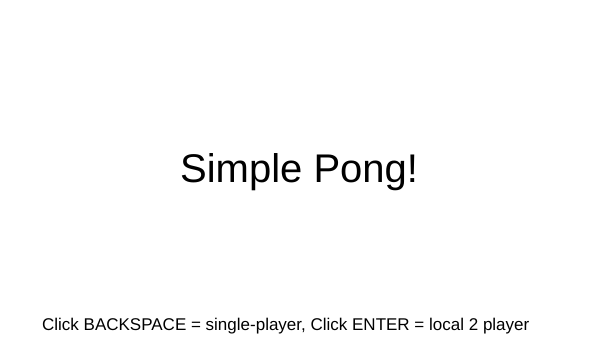
Frame 1 (no input)
Frame 60 (no input): identical to frame 1, image omitted
Frame 120 (the mouse pressed at the canvas centre since frame 60): identical to frame 1, image omitted

The p5.js sketch that drew this single still picture (run headless with seeded random() and noise() and a simulated clock; from frame 60 on, the mouse is pressed at the canvas centre):

// p5.js sketch
// ── sketch.js
//create text for controls...
let OurText;
let description;
let P2Description;



//This pong game is 2 player

let P1 = [40, 175, 0];
let P2 = [550, 175, 0]; //but it also can be single player
let AI = [550, 175, 0];
let BallCoords = [300,175];
let BallVelocityX;
let BallVelocityY;
let BallDiameter = 10;
let Winner;


let TwoPlayerActive = false;
let GameStage = 0; // Zero means that we're at the starting screen
function setup() {
  createCanvas(600, 350);
  BallVelocityX = random(-5, 5);
  BallVelocityY = random(-5,5);
  Ourtext = createElement('H1', "SIMPLE PONG CONTROLS:");
  Ourtext.position(650, 40);
  description = createElement( 'H3', "P1: W = up, S = down");
  description.position(650, 100);
  P2Description = createElement('H3', "P2: Down and Up Arrows");
  P2Description.position(650, 130);
 
  
}



function draw() {
  
  if(GameStage == 0) {
     
     Starting();
     
     }
  if(GameStage == 1) {
     
    if(TwoPlayerActive == false) {
      Play();
      
    }else if(TwoPlayerActive == true) {
               PlayTwoPlayer();
             
             }
      
     
     }
  if(GameStage == 2) {
    YouLose();
    
  }
  if(GameStage == 3) {
       YouWin();
     }
}


// ── GameStages.js
let Starting = function () {
  background(255);
  textSize(40);
  fill(0);
  text("Simple Pong!", width * 0.3, height * 0.52);
  textSize(17);
  text(
    "Click BACKSPACE = single-player, Click ENTER = local 2 player",
    width * 0.07,
    height - 20
  );
  if (keyIsPressed && keyCode == 8) {
    GameStage = 1;
  }
  if (keyIsPressed && keyCode == 13) {
    GameStage = 1;
    TwoPlayerActive = true;
  }
};

let Play = function () {
  fill(0);
  background(255);
  ellipse(BallCoords[0], BallCoords[1], BallDiameter, BallDiameter);
  BallCoords[0] += BallVelocityX;
  BallCoords[1] += BallVelocityY;
  if(BallCoords[1] < 0) {
       BallVelocityY = BallVelocityY * -1;
        BallCoords[1] = 10;
     
     }
  if(BallCoords[1] > height) {
       BallVelocityY =  BallVelocityY * -1;
      BallCoords[1] = height-10;
     
     }
  rect(AI[0], AI[1], 10, 50);
  fill(0, 255, 0);
  rect(P1[0], P1[1], 10, 50);
  textSize(40);
  text("Points: " + P1[2],  10, 50);
  
  if(BallCoords[0] - BallDiameter <= P1[0] + 10 && BallCoords[1] >= P1[1] && BallCoords[1] <= P1[1] + 50 && BallCoords[0] >= P1[0]) {
       BallCoords[0] = P1[0] + BallDiameter + 10 + 5;
      BallVelocityX = BallVelocityX * -1;
      P1[2] += 1;
      BallVelocityX += 0.2;
     }
  if(BallCoords[0] + BallDiameter >= AI[0] - 10 && BallCoords[1] >= AI[1] && BallCoords[1] <= AI[1] + 50 && BallCoords[0] <= AI[0] + 10) {
       BallCoords[0] = AI[0] - BallDiameter - 10 - 5;
      BallVelocityX = BallVelocityX * -1;
      BallVelocityX -= 0.2;
     }
  AI[1] = BallCoords[1] - 25;
  if(keyIsPressed && keyCode == 87) {
       P1[1] -= 5;
     }
  if(keyIsPressed && keyCode == 83) {
    P1[1] += 5;
  }
  
  if(BallCoords[0] < 0) {
       GameStage = 2;
     }

  
};

let PlayTwoPlayer = function () {
  fill(0);
  background(255);
  ellipse(BallCoords[0], BallCoords[1], BallDiameter, BallDiameter);
  rect(P1[0], P1[1], 10, 50);
  rect(P2[0], P2[1], 10, 50);
  if(BallCoords[0] - BallDiameter <= P1[0] + 10 && BallCoords[1] >= P1[1] && BallCoords[1] <= P1[1] + 50 && BallCoords[0] >= P1[0]) {
       BallCoords[0] = P1[0] + BallDiameter + 10 + 5;
      BallVelocityX = BallVelocityX * -1;
      P1[2] += 1;
      BallVelocityX += 0.2;
     }
  if(BallCoords[1] < 0) {
       BallVelocityY = BallVelocityY * -1;
        BallCoords[1] = 10;
     
     }
  if(BallCoords[1] > height) {
       BallVelocityY =  BallVelocityY * -1;
      BallCoords[1] = height-10;
     
     }
  if(BallCoords[0] + BallDiameter >= P2[0] - 10 && BallCoords[1] >= P2[1] && BallCoords[1] <= P2[1] + 50 && BallCoords[0] <= P2[0] + 10) {
       BallCoords[0] = P2[0] - BallDiameter - 10 - 5;
      BallVelocityX = BallVelocityX * -1;
      BallVelocityX -= 0.2;
      P2[2] += 1;
     }
  
  if(BallCoords[0] < 0) {
       GameStage = 3;
        Winner = 2;
     }
  else if(BallCoords[0] > width) {
            GameStage = 3;
            Winner = 1;
          }
  BallCoords[0] += BallVelocityX;
  BallCoords[1] += BallVelocityY;
  
  if(keyIsPressed && keyCode == 87) {
       P1[1] -= 5;
     }
  if(keyIsPressed && keyCode == 83) {
    P1[1] += 5;
  }
  
  if(keyIsPressed && keyCode == 38) {
       P2[1] += 5;
     }
  if(keyIsPressed && keyCode == 40) {
       P2[1] -= 5;
     }
  
};

let YouLose = function () {
  background(255);
  textSize(60);
  fill(255,0,0);
  text("You Died, Points:" + P1[2], 50 , 200 );
};

let YouWin = function () {
  background(255);
  textSize(60);
  fill(0);
  let TextCoords = [100, 260];

  if (Winner == 1) {
    text("Player 1 Wins!", TextCoords[0], TextCoords[1]);
  }
  if (Winner == 2) {
    text("Player 2 Wins!", TextCoords[0], TextCoords[1]);
  }
};


// ── style.css
html, body {
  margin: 0;
  padding: 0;
  
}
canvas {
  display: block;
}
0
